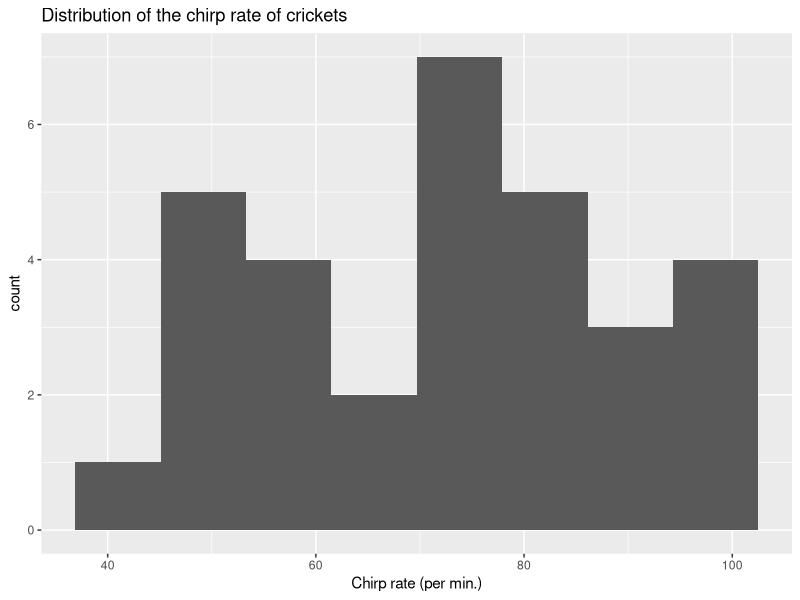
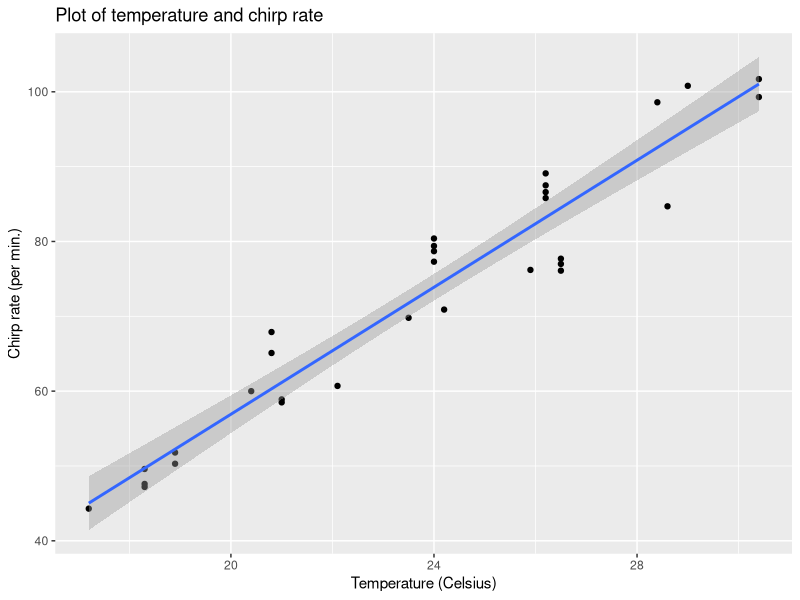
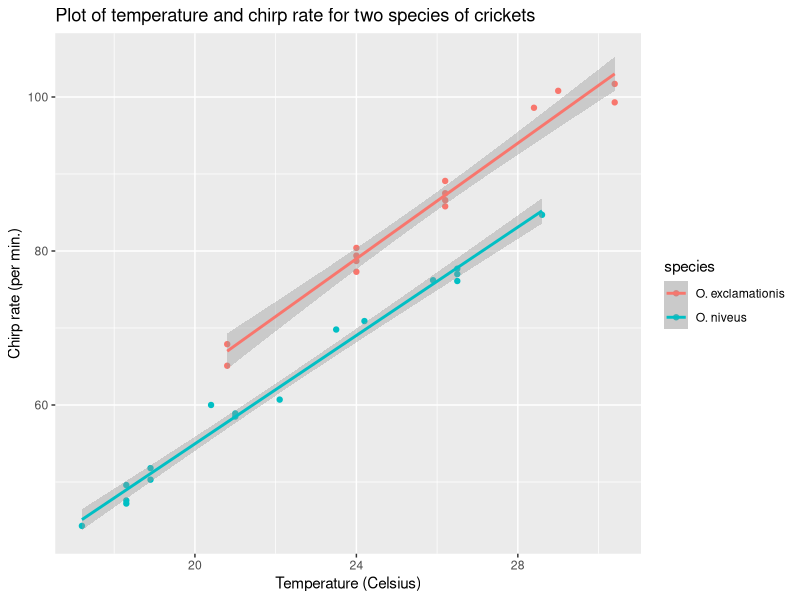
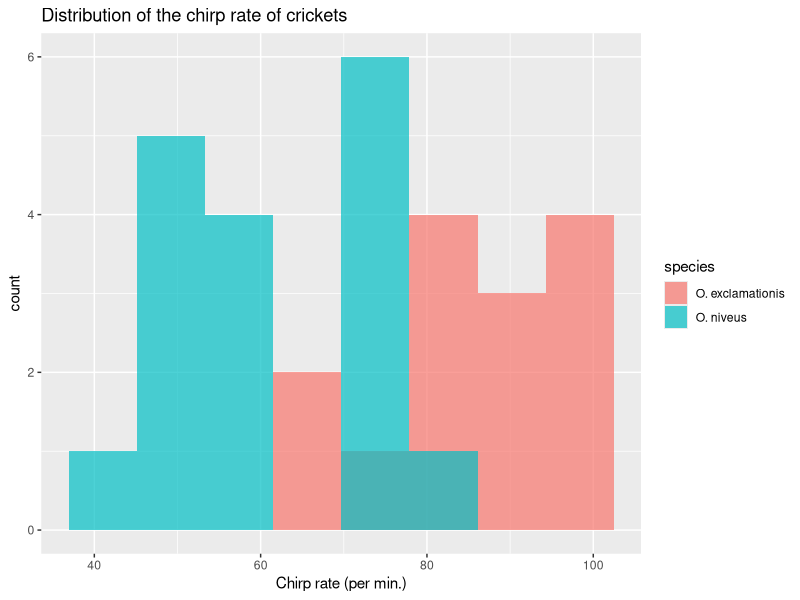
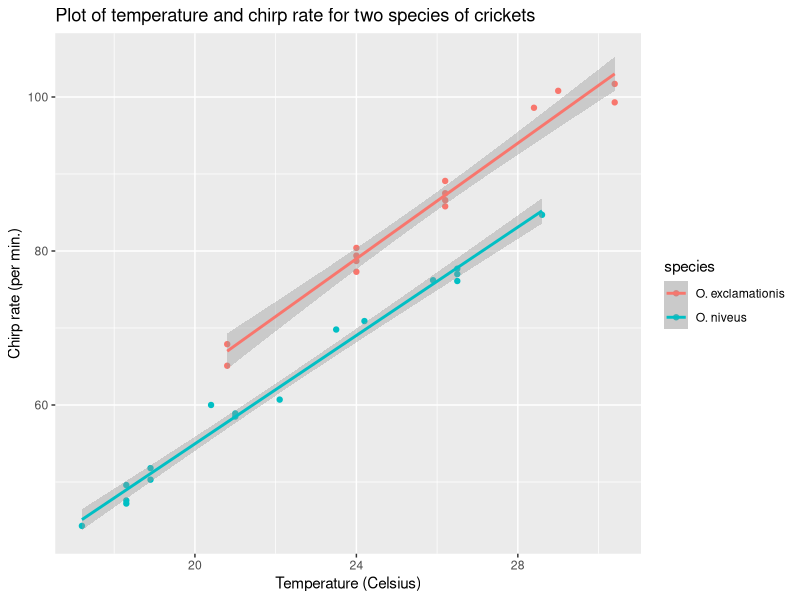
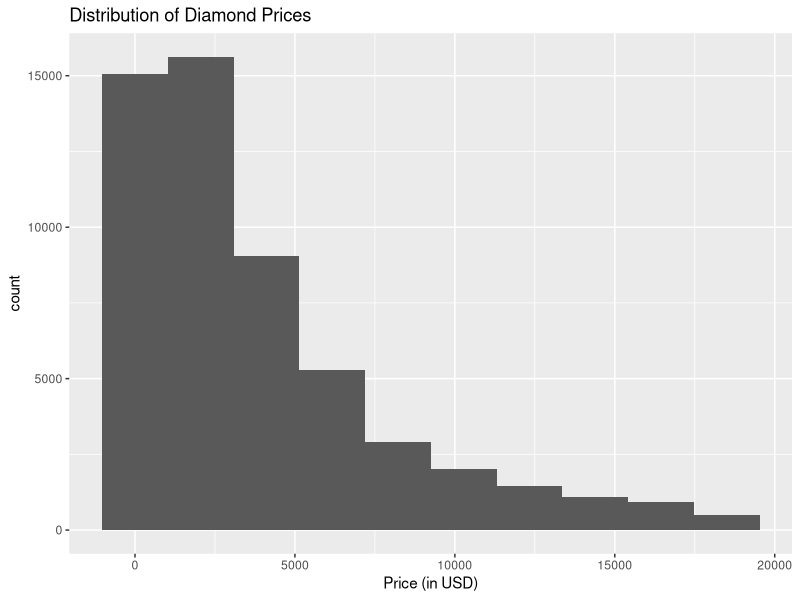
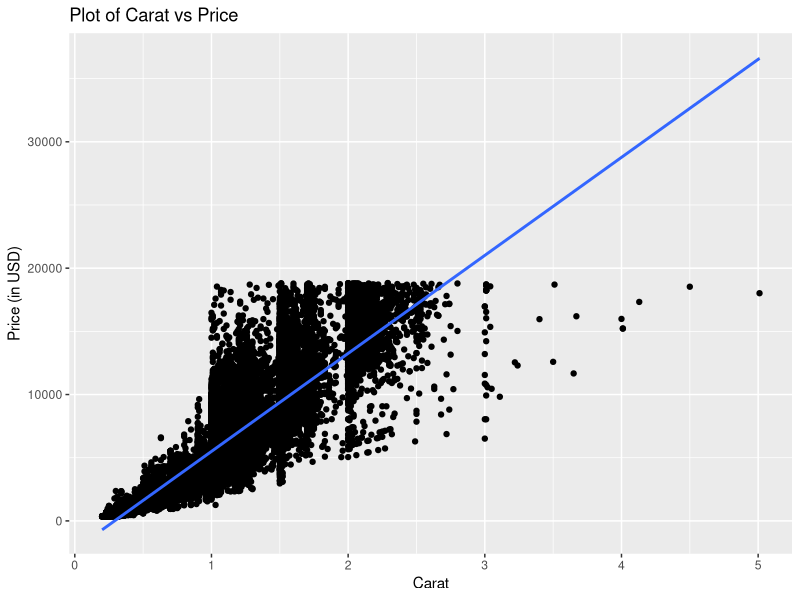
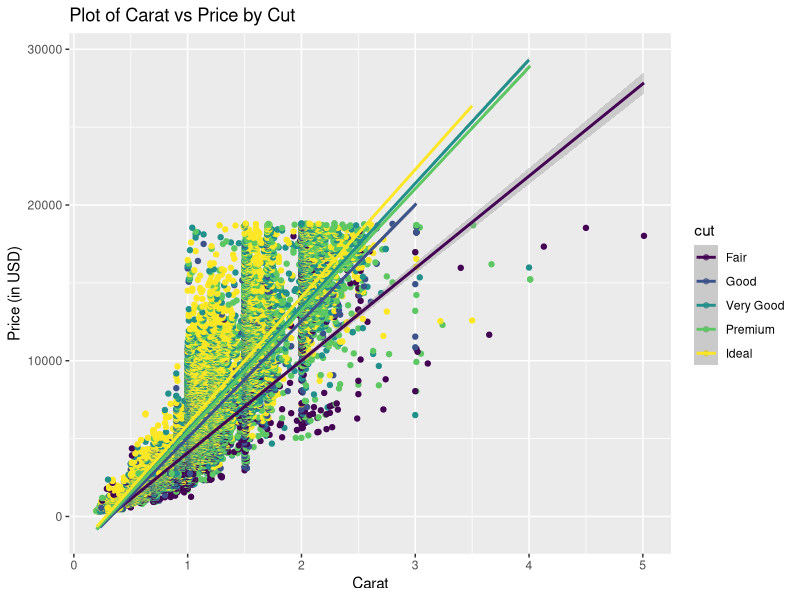

Generate these figures, in order, with R:
## ---- chunk 1
knitr::opts_chunk$set(echo = TRUE)
library('tidyverse') ; 
library('modeldata') ;
library('ggplot2')
## ---- chunk 2
data(crickets, package = "modeldata")
names(crickets)
## ---- chunk 3
summary(crickets)
ggplot(crickets, aes(x = rate)) +
  geom_histogram(bins = 8) + 
  ggtitle("Distribution of the chirp rate of crickets") +
  xlab('Chirp rate (per min.)') +
  scale_fill_manual(values = c("blue", "red"))
## ---- chunk 4
ggplot(crickets, aes(x = temp, y = rate)) +
  geom_point() + 
  geom_smooth(method = 'lm') +
  ggtitle("Plot of temperature and chirp rate") +
  ylab('Chirp rate (per min.)') +
  xlab('Temperature (Celsius)')

temp_lm <- lm(rate ~ temp, crickets)

summary.lm(temp_lm)
## ---- chunk 5
ggplot(crickets, aes(x = temp, y = rate, color = species)) +
  geom_point() + 
  geom_smooth(method = 'lm') +
  ggtitle("Plot of temperature and chirp rate for two species of crickets") +
  ylab('Chirp rate (per min.)') +
  xlab('Temperature (Celsius)')

species_lm <- lm(rate ~ temp + species, crickets)

summary.lm(species_lm)
## ---- chunk 6
ggplot(crickets, aes(x = rate, fill = species)) +
  geom_histogram(position = 'identity', alpha = 0.7, bins = 8) + 
  ggtitle("Distribution of the chirp rate of crickets") +
  xlab('Chirp rate (per min.)')
## ---- chunk 7
ggplot(crickets, aes(x = temp, y = rate, color = species)) +
  geom_point() + 
  geom_smooth(method = 'lm') +
  ggtitle("Plot of temperature and chirp rate for two species of crickets") +
  ylab('Chirp rate (per min.)') +
  xlab('Temperature (Celsius)')
  
species_x_temp_lm <- lm(rate ~ temp + species + temp:species, crickets) 
summary.lm(species_x_temp_lm)

anova(species_lm, species_x_temp_lm)
## ---- chunk 8
data("diamonds")
names(diamonds)
## ---- chunk 9
summary(diamonds)
ggplot(diamonds, aes(x = price)) +
  geom_histogram(bins = 10) + 
  ggtitle("Distribution of Diamond Prices") +
  xlab('Price (in USD)')
## ---- chunk 10
ggplot(diamonds, aes(x = carat, y = price)) +
  geom_point() + 
  geom_smooth(method = 'lm') +
  ggtitle("Plot of Carat vs Price") +
  ylab('Price (in USD)') +
  xlab('Carat')

carat_lm <- lm(price ~ carat, diamonds)

summary.lm(carat_lm)
## ---- chunk 11
ggplot(diamonds, aes(x = carat, y = price, color = cut)) +
  geom_point() + 
  geom_smooth(method = 'lm') +
  ggtitle("Plot of Carat vs Price by Cut") +
  ylab('Price (in USD)') +
  xlab('Carat')

cut_color_lm <- lm(price ~ carat + cut + color, diamonds)

summary.lm(cut_color_lm)
## ---- chunk 12

ggplot(diamonds, aes(x = carat, y = price, color = cut)) +
  geom_point() + 
  geom_smooth(method = 'lm') +
  ggtitle("Carat vs Price by Cut") +
  ylab('Price (in USD)') +
  xlab('Carat')

interaction_lm <- lm(price ~ carat * cut, diamonds)

summary.lm(interaction_lm)

anova(carat_lm, interaction_lm)
